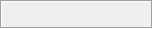
<?xml version="1.0" encoding="UTF-8"?>
<ui version="4.0">
 <class>MdiButton</class>
 <widget class="QWidget" name="MdiButton">
  <property name="geometry">
   <rect>
    <x>0</x>
    <y>0</y>
    <width>153</width>
    <height>29</height>
   </rect>
  </property>
  <property name="windowTitle">
   <string>Form</string>
  </property>
  <layout class="QVBoxLayout" name="verticalLayout">
   <property name="spacing">
    <number>1</number>
   </property>
   <property name="leftMargin">
    <number>0</number>
   </property>
   <property name="topMargin">
    <number>0</number>
   </property>
   <property name="rightMargin">
    <number>0</number>
   </property>
   <property name="bottomMargin">
    <number>0</number>
   </property>
   <item>
    <widget class="QFrame" name="frame">
     <property name="frameShape">
      <enum>QFrame::Box</enum>
     </property>
     <property name="frameShadow">
      <enum>QFrame::Sunken</enum>
     </property>
     <layout class="QHBoxLayout" name="horizontalLayout">
      <property name="spacing">
       <number>1</number>
      </property>
      <property name="leftMargin">
       <number>0</number>
      </property>
      <property name="topMargin">
       <number>0</number>
      </property>
      <property name="rightMargin">
       <number>2</number>
      </property>
      <property name="bottomMargin">
       <number>0</number>
      </property>
      <item>
       <widget class="QPushButton" name="btnClick">
        <property name="text">
         <string/>
        </property>
        <property name="flat">
         <bool>true</bool>
        </property>
       </widget>
      </item>
      <item>
       <widget class="QPushButton" name="btnClose">
        <property name="maximumSize">
         <size>
          <width>25</width>
          <height>25</height>
         </size>
        </property>
        <property name="text">
         <string/>
        </property>
        <property name="icon">
         <iconset resource="img.qrc">
          <normaloff>:/img/cancel.png</normaloff>:/img/cancel.png</iconset>
        </property>
        <property name="flat">
         <bool>true</bool>
        </property>
       </widget>
      </item>
     </layout>
    </widget>
   </item>
  </layout>
 </widget>
 <resources>
  <include location="img.qrc"/>
 </resources>
 <connections/>
</ui>
